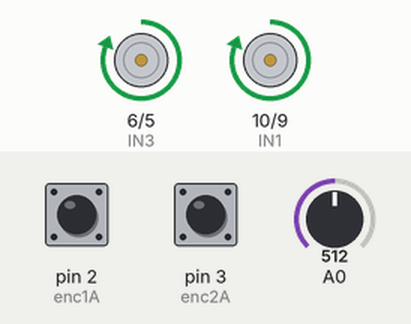
Simulated run of this sketch. Board: Arduino Uno, built with avr-gcc and run on an emulated ATmega328P. On the bench: motor-driver pin pairs drawn as motors (green arrow = first pin HIGH = forward, orange = second pin HIGH = backward, longer = more drive). Inputs (shaded band) come from the test bench; at power-on: pin 2 (enc1A) HIGH, pin 3 (enc2A) HIGH, A0 = 512.

Above: at 0.1 s.
Timing chart, 0 to 1.6 s (numbered marks = the images above):
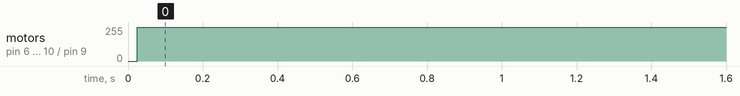

The sketch:

DCmotor_withEncoder_PID_Control.ino
```cpp
//Arduino Uno -- Efe Metin ATABEY
#include <PID_v1.h>

//Encoder GND --> Yeşil
//Encoder VCC --> Mavi
#define TOTAL_ENC_PULSE 900 //Encoderin, motorun 1 tam turunda ürettiği pulse sayısı

//Motor 1
#define enc1A 2 //Interrupt, Sarı
#define enc1B 8 //Beyaz
#define IN1 10
#define IN2 9
volatile long enc1Pos = 0;

float rpm1 = 0; //1. motorun dakikadaki devir sayısı
float freq1;
volatile long enc1Time;
volatile long lastenc1Time = 0;

double kp = 5, ki = 1, kd = 0.01; //1. motorun PID Katsayıları
double input = 0, output = 0, setpoint = 0;
PID myPID(&input, &output, &setpoint, kp, ki, kd, DIRECT);
long hedef;

//Motor 2
#define enc2A 3 //Interrupt, Sarı
#define enc2B 4 //Beyaz
#define IN3 6
#define IN4 5
volatile long enc2Pos = 0;

float rpm2 = 0; //2. motorun dakikadaki devir sayısı
float freq2;
volatile long enc2Time;
volatile long lastenc2Time = 0;

double kp2 = 5, ki2 = 1, kd2 = 0.01; //2. motorun PID Katsayıları
double input2 = 0, output2 = 0, setpoint2 = 0;
PID myPID2(&input2, &output2, &setpoint2, kp2, ki2, kd2, DIRECT);
long hedef2;

void setup(){
  myPID.SetMode(AUTOMATIC);
  myPID2.SetMode(AUTOMATIC);

  myPID.SetSampleTime(1); //Sistem çıkışından belirlenen aralıklarla örnek alır (Örnekleme Süresi) 1 milisaniye
  myPID2.SetSampleTime(1);

  myPID.SetOutputLimits(0, 255);
  myPID2.SetOutputLimits(0, 255);

  //Motor 1
  pinMode(IN1, OUTPUT);
  pinMode(IN2, OUTPUT);
  pinMode(enc1A, INPUT_PULLUP);
  pinMode(enc1B, INPUT_PULLUP);
  attachInterrupt(digitalPinToInterrupt(enc1A), encoder1, FALLING);

  //Motor 2
  pinMode(IN3, OUTPUT);
  pinMode(IN4, OUTPUT);
  pinMode(enc2A, INPUT_PULLUP);
  pinMode(enc2B, INPUT_PULLUP);
  attachInterrupt(digitalPinToInterrupt(enc2A), encoder2, FALLING);
}

void loop(){

  //long currTime = micros();
  //float deltaT = ((float)(currTime - prevTime)) / 1.0e6; //Saniye cinsinden hesaplandı
  //prevTime = currTime;

  //rpm1 = (float)(freq1 * 60 / TOTAL_ENC_PULSE) / (deltaT * 60);

  //Motor 1
  input = enc1Pos;
  hedef += analogRead(0);
  if (hedef <= 0) {
    enc1Pos = 0;
    hedef = 0;
  }

  setpoint = hedef / 500;
  myPID.Compute();
  analogWrite(IN1, output);
  digitalWrite(IN2, 0);

  //Motor 2
  input2 = enc2Pos;
  hedef2 += analogRead(0);
  if (hedef2 <= 0) {
  enc2Pos = 0;
  hedef2 = 0;
  }

  setpoint2 = hedef2 / 500;
  myPID2.Compute();
  analogWrite(IN3, output2);
  digitalWrite(IN4, 0);
}

void encoder1(){
  if(digitalRead(enc1B) == HIGH) enc1Pos++;
  else enc1Pos--;

  //enc1Time = micros();
  //float period = ((float)(enc1Time - lastenc1Time)) / 1.0e6;
  //freq1 = 1 / period;
  //lastenc1Time = enc1Time;
}

void encoder2(){
  if(digitalRead(enc2B) == HIGH) enc2Pos++;
  else enc2Pos--;
}
```

Measured:
- by itself, motor on pin 6 (IN3) / pin 5 (IN4), motor on pin 10 (IN1) / pin 9 (IN2): stopped → forward 255/255 at 0.03 s
